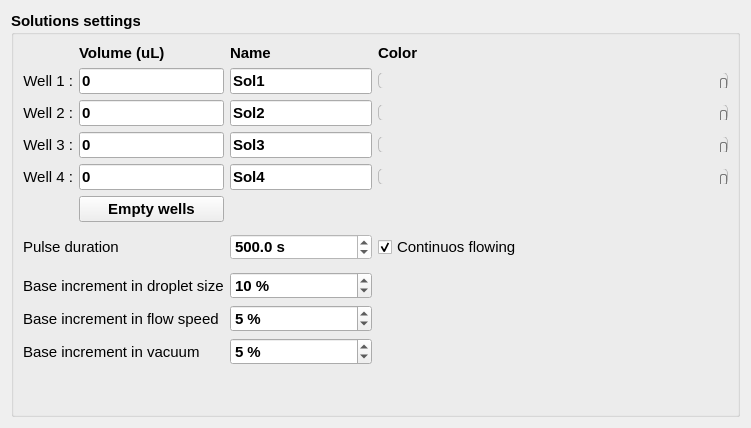
           <widget class="QWidget" name="page_2">
            <layout class="QGridLayout" name="gridLayout">
             <item row="0" column="0">
              <widget class="QGroupBox" name="groupBox_solutionNames">
               <property name="font">
                <font>
                 <pointsize>11</pointsize>
                 <weight>75</weight>
                 <bold>true</bold>
                </font>
               </property>
               <property name="title">
                <string>Solutions settings</string>
               </property>
               <layout class="QGridLayout" name="gridLayout_6">
                <item row="2" column="3">
                 <widget class="QSlider" name="horizontalSlider_colorSol2">
                  <property name="minimumSize">
                   <size>
                    <width>0</width>
                    <height>0</height>
                   </size>
                  </property>
                  <property name="styleSheet">
                   <string notr="true">QSlider::groove:horizontal {
border: 1px solid #bbb;
background: QLinearGradient( x1: 0, y1: 0, x2: 1, y2: 0,
stop: 0 #00FF00,
stop: 0.167 #FFFF00,
stop: 0.333 #FF0000,
stop: 0.5 #FF00FF,
stop: 0.667 #0000FF,
stop: 0.883 #00FFFF,
stop: 1 #00FF00 );
height: 15px;
border-radius: 5px;
}


QSlider::handle:horizontal {
background: qlineargradient(x1:0, y1:0, x2:1, y2:1,
    stop:0 #eee, stop:1 #ccc);
border: 1px solid #777;
width: 5px;
margin-top: 5px;
margin-bottom: -2px;
border-radius: 2px;
}

QSlider::handle:horizontal:hover {
background: qlineargradient(x1:0, y1:0, x2:1, y2:1,
    stop:0 #fff, stop:1 #ddd);
border: 1px solid #444;
border-radius: 4px;
}

QSlider::sub-page:horizontal:disabled {
background: #bbb;
border-color: #999;
}

QSlider::add-page:horizontal:disabled {
background: #eee;
border-color: #999;
}

QSlider::handle:horizontal:disabled {
background: #eee;
border: 1px solid #aaa;
border-radius: 4px;
}</string>
                  </property>
                  <property name="maximum">
                   <number>16777216</number>
                  </property>
                  <property name="singleStep">
                   <number>1</number>
                  </property>
                  <property name="value">
                   <number>5164400</number>
                  </property>
                  <property name="orientation">
                   <enum>Qt::Horizontal</enum>
                  </property>
                 </widget>
                </item>
                <item row="3" column="0">
                 <widget class="QLabel" name="label_35">
                  <property name="maximumSize">
                   <size>
                    <width>16777215</width>
                    <height>16777215</height>
                   </size>
                  </property>
                  <property name="font">
                   <font>
                    <pointsize>11</pointsize>
                    <weight>50</weight>
                    <bold>false</bold>
                   </font>
                  </property>
                  <property name="text">
                   <string>Well 3 :</string>
                  </property>
                  <property name="alignment">
                   <set>Qt::AlignRight|Qt::AlignTrailing|Qt::AlignVCenter</set>
                  </property>
                 </widget>
                </item>
                <item row="2" column="0">
                 <widget class="QLabel" name="label_33">
                  <property name="maximumSize">
                   <size>
                    <width>16777215</width>
                    <height>16777215</height>
                   </size>
                  </property>
                  <property name="font">
                   <font>
                    <pointsize>11</pointsize>
                    <weight>50</weight>
                    <bold>false</bold>
                   </font>
                  </property>
                  <property name="text">
                   <string>Well 2 :</string>
                  </property>
                  <property name="alignment">
                   <set>Qt::AlignRight|Qt::AlignTrailing|Qt::AlignVCenter</set>
                  </property>
                 </widget>
                </item>
                <item row="10" column="2">
                 <widget class="QSpinBox" name="spinBox_ds_increment">
                  <property name="suffix">
                   <string notr="true"> %</string>
                  </property>
                  <property name="prefix">
                   <string notr="true"/>
                  </property>
                  <property name="minimum">
                   <number>1</number>
                  </property>
                  <property name="maximum">
                   <number>20</number>
                  </property>
                  <property name="value">
                   <number>10</number>
                  </property>
                 </widget>
                </item>
                <item row="11" column="2">
                 <widget class="QSpinBox" name="spinBox_fs_increment">
                  <property name="suffix">
                   <string notr="true"> %</string>
                  </property>
                  <property name="prefix">
                   <string notr="true"/>
                  </property>
                  <property name="minimum">
                   <number>1</number>
                  </property>
                  <property name="maximum">
                   <number>20</number>
                  </property>
                  <property name="value">
                   <number>5</number>
                  </property>
                 </widget>
                </item>
                <item row="10" column="0" colspan="2">
                 <widget class="QLabel" name="label_12">
                  <property name="font">
                   <font>
                    <weight>50</weight>
                    <bold>false</bold>
                   </font>
                  </property>
                  <property name="text">
                   <string>Base increment in droplet size</string>
                  </property>
                 </widget>
                </item>
                <item row="2" column="1">
                 <widget class="QLineEdit" name="lineEdit_2">
                  <property name="accessibleDescription">
                   <string/>
                  </property>
                  <property name="text">
                   <string notr="true">0</string>
                  </property>
                 </widget>
                </item>
                <item row="12" column="0" colspan="2">
                 <widget class="QLabel" name="label_14">
                  <property name="font">
                   <font>
                    <weight>50</weight>
                    <bold>false</bold>
                   </font>
                  </property>
                  <property name="text">
                   <string>Base increment in vacuum</string>
                  </property>
                 </widget>
                </item>
                <item row="3" column="3">
                 <widget class="QSlider" name="horizontalSlider_colorSol3">
                  <property name="minimumSize">
                   <size>
                    <width>0</width>
                    <height>0</height>
                   </size>
                  </property>
                  <property name="styleSheet">
                   <string notr="true">QSlider::groove:horizontal {
border: 1px solid #bbb;
background: QLinearGradient( x1: 0, y1: 0, x2: 1, y2: 0,
stop: 0 #00FF00,
stop: 0.167 #FFFF00,
stop: 0.333 #FF0000,
stop: 0.5 #FF00FF,
stop: 0.667 #0000FF,
stop: 0.883 #00FFFF,
stop: 1 #00FF00 );
height: 15px;
border-radius: 5px;
}


QSlider::handle:horizontal {
background: qlineargradient(x1:0, y1:0, x2:1, y2:1,
    stop:0 #eee, stop:1 #ccc);
border: 1px solid #777;
width: 5px;
margin-top: 5px;
margin-bottom: -2px;
border-radius: 2px;
}

QSlider::handle:horizontal:hover {
background: qlineargradient(x1:0, y1:0, x2:1, y2:1,
    stop:0 #fff, stop:1 #ddd);
border: 1px solid #444;
border-radius: 4px;
}

QSlider::sub-page:horizontal:disabled {
background: #bbb;
border-color: #999;
}

QSlider::add-page:horizontal:disabled {
background: #eee;
border-color: #999;
}

QSlider::handle:horizontal:disabled {
background: #eee;
border: 1px solid #aaa;
border-radius: 4px;
}</string>
                  </property>
                  <property name="maximum">
                   <number>16777216</number>
                  </property>
                  <property name="singleStep">
                   <number>1</number>
                  </property>
                  <property name="value">
                   <number>12926220</number>
                  </property>
                  <property name="orientation">
                   <enum>Qt::Horizontal</enum>
                  </property>
                 </widget>
                </item>
                <item row="7" column="0" rowspan="3" colspan="2">
                 <widget class="QLabel" name="label_11">
                  <property name="font">
                   <font>
                    <weight>50</weight>
                    <bold>false</bold>
                   </font>
                  </property>
                  <property name="text">
                   <string>Pulse duration</string>
                  </property>
                 </widget>
                </item>
                <item row="3" column="1">
                 <widget class="QLineEdit" name="lineEdit_3">
                  <property name="accessibleDescription">
                   <string/>
                  </property>
                  <property name="text">
                   <string notr="true">0</string>
                  </property>
                 </widget>
                </item>
                <item row="4" column="2">
                 <widget class="QLineEdit" name="lineEdit_sol4_name">
                  <property name="maximumSize">
                   <size>
                    <width>150</width>
                    <height>16777215</height>
                   </size>
                  </property>
                  <property name="font">
                   <font>
                    <pointsize>11</pointsize>
                   </font>
                  </property>
                  <property name="accessibleDescription">
                   <string/>
                  </property>
                  <property name="styleSheet">
                   <string notr="true"/>
                  </property>
                  <property name="text">
                   <string notr="true">Sol4</string>
                  </property>
                 </widget>
                </item>
                <item row="1" column="2">
                 <widget class="QLineEdit" name="lineEdit_sol1_name">
                  <property name="minimumSize">
                   <size>
                    <width>0</width>
                    <height>0</height>
                   </size>
                  </property>
                  <property name="maximumSize">
                   <size>
                    <width>150</width>
                    <height>16777215</height>
                   </size>
                  </property>
                  <property name="font">
                   <font>
                    <pointsize>11</pointsize>
                   </font>
                  </property>
                  <property name="accessibleDescription">
                   <string/>
                  </property>
                  <property name="styleSheet">
                   <string notr="true"/>
                  </property>
                  <property name="text">
                   <string notr="true">Sol1</string>
                  </property>
                 </widget>
                </item>
                <item row="13" column="2">
                 <spacer name="verticalSpacer">
                  <property name="orientation">
                   <enum>Qt::Vertical</enum>
                  </property>
                  <property name="sizeHint" stdset="0">
                   <size>
                    <width>20</width>
                    <height>40</height>
                   </size>
                  </property>
                 </spacer>
                </item>
                <item row="8" column="2">
                 <widget class="QDoubleSpinBox" name="doubleSpinBox_solution">
                  <property name="enabled">
                   <bool>false</bool>
                  </property>
                  <property name="sizePolicy">
                   <sizepolicy hsizetype="Minimum" vsizetype="Fixed">
                    <horstretch>0</horstretch>
                    <verstretch>0</verstretch>
                   </sizepolicy>
                  </property>
                  <property name="minimumSize">
                   <size>
                    <width>0</width>
                    <height>0</height>
                   </size>
                  </property>
                  <property name="maximumSize">
                   <size>
                    <width>16777215</width>
                    <height>16777215</height>
                   </size>
                  </property>
                  <property name="font">
                   <font>
                    <pointsize>11</pointsize>
                    <weight>75</weight>
                    <bold>true</bold>
                   </font>
                  </property>
                  <property name="toolTip">
                   <string>Injection time in seconds</string>
                  </property>
                  <property name="whatsThis">
                   <string>&lt;html&gt;&lt;head/&gt;&lt;body&gt;&lt;p&gt;Set release solution time&lt;br/&gt;&lt;br/&gt;The solutions in the wells 1,2,3,4, will be released &lt;br/&gt;for the &lt;span style=&quot; font-style:italic;&quot;&gt;t&lt;/span&gt;  seconds. &lt;/p&gt;&lt;/body&gt;&lt;/html&gt;</string>
                  </property>
                  <property name="layoutDirection">
                   <enum>Qt::LeftToRight</enum>
                  </property>
                  <property name="styleSheet">
                   <string notr="true">color: rgb(0, 0, 0);
background-color: rgb(255, 255, 255);</string>
                  </property>
                  <property name="wrapping">
                   <bool>false</bool>
                  </property>
                  <property name="frame">
                   <bool>true</bool>
                  </property>
                  <property name="buttonSymbols">
                   <enum>QAbstractSpinBox::UpDownArrows</enum>
                  </property>
                  <property name="suffix">
                   <string> s</string>
                  </property>
                  <property name="decimals">
                   <number>1</number>
                  </property>
                  <property name="minimum">
                   <double>0.000000000000000</double>
                  </property>
                  <property name="maximum">
                   <double>100000.000000000000000</double>
                  </property>
                  <property name="singleStep">
                   <double>1.000000000000000</double>
                  </property>
                  <property name="value">
                   <double>500.000000000000000</double>
                  </property>
                 </widget>
                </item>
                <item row="1" column="1">
                 <widget class="QLineEdit" name="lineEdit">
                  <property name="accessibleDescription">
                   <string/>
                  </property>
                  <property name="text">
                   <string notr="true">0</string>
                  </property>
                 </widget>
                </item>
                <item row="4" column="0">
                 <widget class="QLabel" name="label_36">
                  <property name="maximumSize">
                   <size>
                    <width>16777215</width>
                    <height>16777215</height>
                   </size>
                  </property>
                  <property name="font">
                   <font>
                    <pointsize>11</pointsize>
                    <weight>50</weight>
                    <bold>false</bold>
                   </font>
                  </property>
                  <property name="text">
                   <string>Well 4 :</string>
                  </property>
                  <property name="alignment">
                   <set>Qt::AlignRight|Qt::AlignTrailing|Qt::AlignVCenter</set>
                  </property>
                 </widget>
                </item>
                <item row="4" column="1">
                 <widget class="QLineEdit" name="lineEdit_4">
                  <property name="accessibleDescription">
                   <string/>
                  </property>
                  <property name="text">
                   <string notr="true">0</string>
                  </property>
                 </widget>
                </item>
                <item row="12" column="2">
                 <widget class="QSpinBox" name="spinBox_v_increment">
                  <property name="suffix">
                   <string notr="true"> %</string>
                  </property>
                  <property name="prefix">
                   <string notr="true"/>
                  </property>
                  <property name="minimum">
                   <number>1</number>
                  </property>
                  <property name="maximum">
                   <number>20</number>
                  </property>
                  <property name="value">
                   <number>5</number>
                  </property>
                 </widget>
                </item>
                <item row="3" column="2">
                 <widget class="QLineEdit" name="lineEdit_sol3_name">
                  <property name="maximumSize">
                   <size>
                    <width>150</width>
                    <height>16777215</height>
                   </size>
                  </property>
                  <property name="font">
                   <font>
                    <pointsize>11</pointsize>
                   </font>
                  </property>
                  <property name="accessibleDescription">
                   <string/>
                  </property>
                  <property name="styleSheet">
                   <string notr="true"/>
                  </property>
                  <property name="text">
                   <string notr="true">Sol3</string>
                  </property>
                 </widget>
                </item>
                <item row="1" column="3">
                 <widget class="QSlider" name="horizontalSlider_colorSol1">
                  <property name="minimumSize">
                   <size>
                    <width>350</width>
                    <height>0</height>
                   </size>
                  </property>
                  <property name="styleSheet">
                   <string notr="true">QSlider::groove:horizontal {
border: 1px solid #bbb;
background: QLinearGradient( x1: 0, y1: 0, x2: 1, y2: 0,
stop: 0 #00FF00,
stop: 0.167 #FFFF00,
stop: 0.333 #FF0000,
stop: 0.5 #FF00FF,
stop: 0.667 #0000FF,
stop: 0.883 #00FFFF,
stop: 1 #00FF00 );
height: 15px;
border-radius: 5px;
}


QSlider::handle:horizontal {
background: qlineargradient(x1:0, y1:0, x2:1, y2:1,
    stop:0 #eee, stop:1 #ccc);
border: 1px solid #777;
width: 5px;
margin-top: 5px;
margin-bottom: -2px;
border-radius: 2px;
}

QSlider::handle:horizontal:hover {
background: qlineargradient(x1:0, y1:0, x2:1, y2:1,
    stop:0 #fff, stop:1 #ddd);
border: 1px solid #444;
border-radius: 4px;
}

QSlider::sub-page:horizontal:disabled {
background: #bbb;
border-color: #999;
}

QSlider::add-page:horizontal:disabled {
background: #eee;
border-color: #999;
}

QSlider::handle:horizontal:disabled {
background: #eee;
border: 1px solid #aaa;
border-radius: 4px;
}</string>
                  </property>
                  <property name="maximum">
                   <number>16777216</number>
                  </property>
                  <property name="singleStep">
                   <number>1</number>
                  </property>
                  <property name="value">
                   <number>3522620</number>
                  </property>
                  <property name="orientation">
                   <enum>Qt::Horizontal</enum>
                  </property>
                 </widget>
                </item>
                <item row="0" column="2">
                 <widget class="QLabel" name="label_10">
                  <property name="font">
                   <font>
                    <pointsize>11</pointsize>
                   </font>
                  </property>
                  <property name="text">
                   <string>Name</string>
                  </property>
                 </widget>
                </item>
                <item row="0" column="1">
                 <widget class="QLabel" name="label_9">
                  <property name="font">
                   <font>
                    <pointsize>11</pointsize>
                   </font>
                  </property>
                  <property name="text">
                   <string>Volume (uL)</string>
                  </property>
                 </widget>
                </item>
                <item row="2" column="2">
                 <widget class="QLineEdit" name="lineEdit_sol2_name">
                  <property name="maximumSize">
                   <size>
                    <width>150</width>
                    <height>16777215</height>
                   </size>
                  </property>
                  <property name="font">
                   <font>
                    <pointsize>11</pointsize>
                   </font>
                  </property>
                  <property name="accessibleDescription">
                   <string/>
                  </property>
                  <property name="styleSheet">
                   <string notr="true"/>
                  </property>
                  <property name="text">
                   <string notr="true">Sol2</string>
                  </property>
                 </widget>
                </item>
                <item row="4" column="3">
                 <widget class="QSlider" name="horizontalSlider_colorSol4">
                  <property name="minimumSize">
                   <size>
                    <width>0</width>
                    <height>0</height>
                   </size>
                  </property>
                  <property name="styleSheet">
                   <string notr="true">QSlider::groove:horizontal {
border: 1px solid #bbb;
background: QLinearGradient( x1: 0, y1: 0, x2: 1, y2: 0,
stop: 0 #00FF00,
stop: 0.167 #FFFF00,
stop: 0.333 #FF0000,
stop: 0.5 #FF00FF,
stop: 0.667 #0000FF,
stop: 0.883 #00FFFF,
stop: 1 #00FF00 );
height: 15px;
border-radius: 5px;
}


QSlider::handle:horizontal {
background: qlineargradient(x1:0, y1:0, x2:1, y2:1,
    stop:0 #eee, stop:1 #ccc);
border: 1px solid #777;
width: 5px;
margin-top: 5px;
margin-bottom: -2px;
border-radius: 2px;
}

QSlider::handle:horizontal:hover {
background: qlineargradient(x1:0, y1:0, x2:1, y2:1,
    stop:0 #fff, stop:1 #ddd);
border: 1px solid #444;
border-radius: 4px;
}

QSlider::sub-page:horizontal:disabled {
background: #bbb;
border-color: #999;
}

QSlider::add-page:horizontal:disabled {
background: #eee;
border-color: #999;
}

QSlider::handle:horizontal:disabled {
background: #eee;
border: 1px solid #aaa;
border-radius: 4px;
}</string>
                  </property>
                  <property name="maximum">
                   <number>16777216</number>
                  </property>
                  <property name="singleStep">
                   <number>1</number>
                  </property>
                  <property name="value">
                   <number>1432930</number>
                  </property>
                  <property name="orientation">
                   <enum>Qt::Horizontal</enum>
                  </property>
                 </widget>
                </item>
                <item row="1" column="0">
                 <widget class="QLabel" name="label_32">
                  <property name="maximumSize">
                   <size>
                    <width>16777215</width>
                    <height>16777215</height>
                   </size>
                  </property>
                  <property name="font">
                   <font>
                    <pointsize>11</pointsize>
                    <weight>50</weight>
                    <bold>false</bold>
                   </font>
                  </property>
                  <property name="text">
                   <string>Well 1 :</string>
                  </property>
                  <property name="alignment">
                   <set>Qt::AlignRight|Qt::AlignTrailing|Qt::AlignVCenter</set>
                  </property>
                 </widget>
                </item>
                <item row="8" column="3">
                 <widget class="QCheckBox" name="checkBox_disableTimer">
                  <property name="font">
                   <font>
                    <pointsize>11</pointsize>
                    <weight>50</weight>
                    <bold>false</bold>
                   </font>
                  </property>
                  <property name="layoutDirection">
                   <enum>Qt::LeftToRight</enum>
                  </property>
                  <property name="text">
                   <string>Continuos flowing</string>
                  </property>
                  <property name="checked">
                   <bool>true</bool>
                  </property>
                 </widget>
                </item>
                <item row="11" column="0" colspan="2">
                 <widget class="QLabel" name="label_13">
                  <property name="font">
                   <font>
                    <weight>50</weight>
                    <bold>false</bold>
                   </font>
                  </property>
                  <property name="text">
                   <string>Base increment in flow speed</string>
                  </property>
                 </widget>
                </item>
                <item row="5" column="1">
                 <widget class="QPushButton" name="pushButton_emptyWells">
                  <property name="text">
                   <string>Empty wells</string>
                  </property>
                 </widget>
                </item>
                <item row="0" column="3">
                 <widget class="QLabel" name="label_18">
                  <property name="text">
                   <string>Color</string>
                  </property>
                 </widget>
                </item>
               </layout>
              </widget>
             </item>
            </layout>
           </widget>
